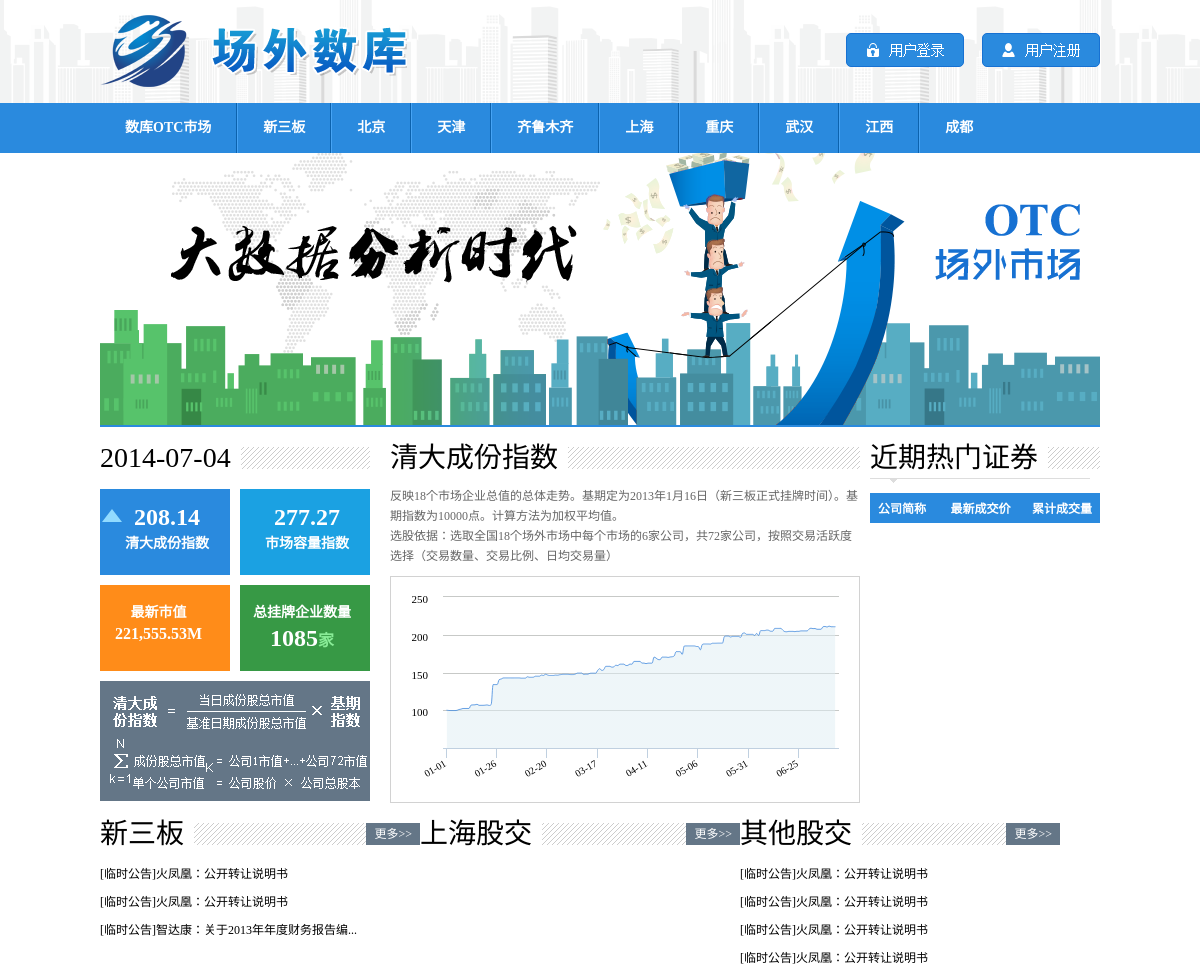
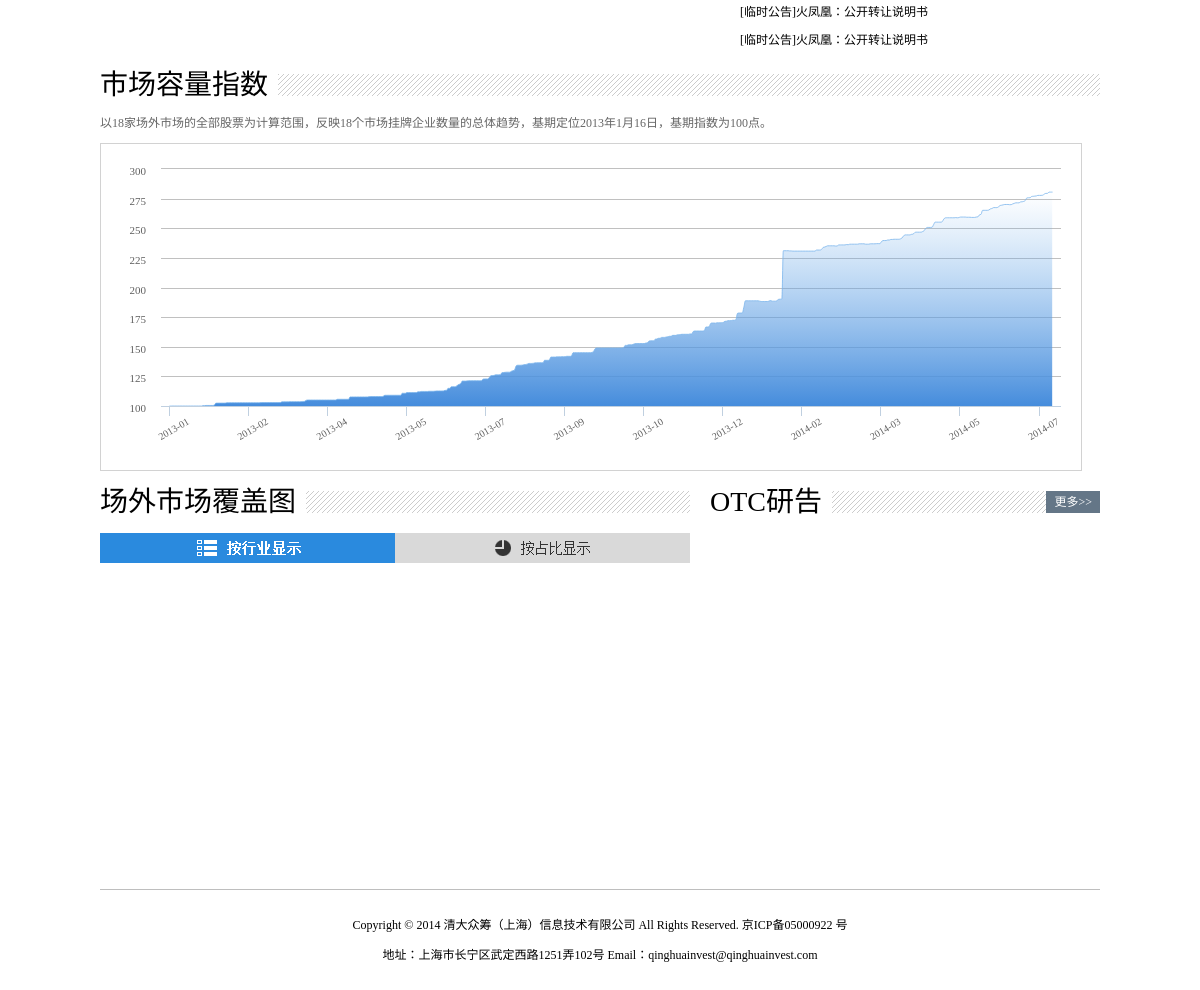
The app's page /, older data (2 pictures, top to bottom).
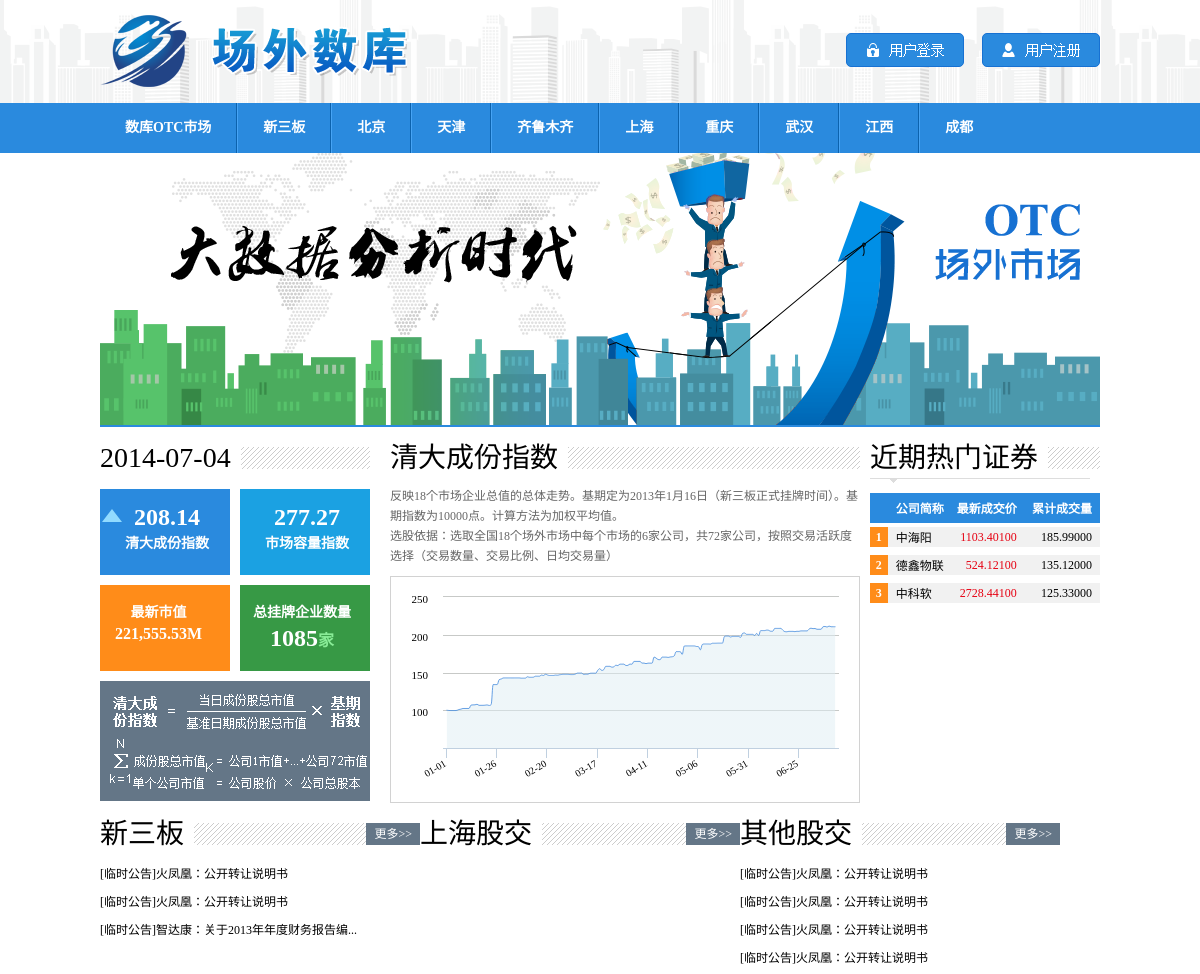
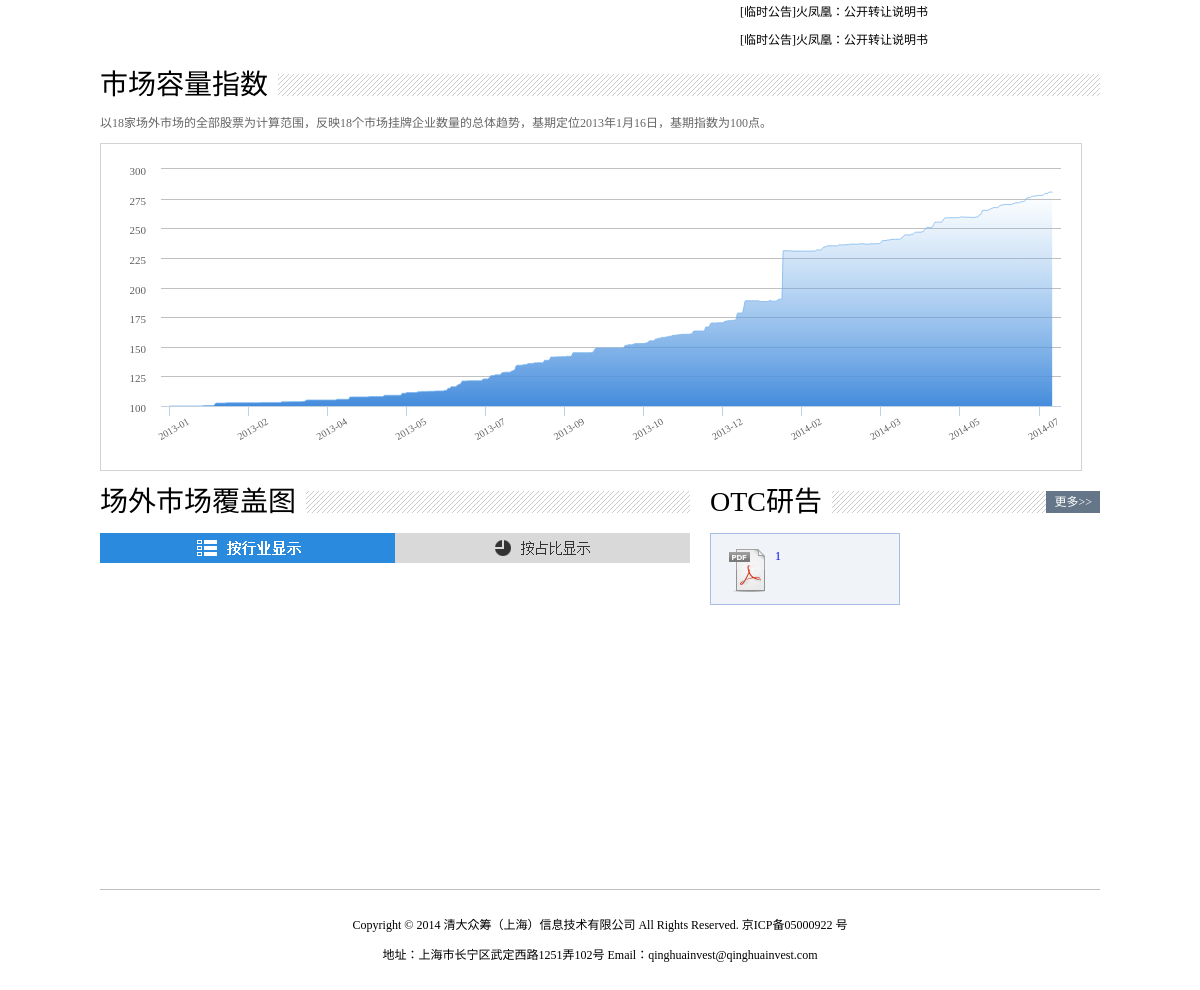
The same page, newer data (2 pictures, top to bottom).
### otc/models.py (models this page shows, shortened)
class otc_new(models.Model):
	new_region = models.ForeignKey(region,verbose_name='市场')
	new_code = models.CharField(max_length = 30,verbose_name='编号')
	new_title = models.CharField(max_length = 100,verbose_name='标题')
	new_url = models.CharField(max_length = 300,verbose_name='URL')
	new_date = models.DateField(verbose_name='公布日期')
	class Meta:
		verbose_name = 'OTC公告'
		verbose_name_plural = 'OTC公告'

class otc_hot(models.Model):
	hot_sort = models.IntegerField(default=0,verbose_name="热度")
	hot_company = models.CharField(max_length=30,verbose_name="公司简称")
	hot_trans = models.DecimalField(max_digits=15,decimal_places=5,verbose_name="最新成交价")
	hot_sum_trans = models.DecimalField(max_digits=15,decimal_places=5,verbose_name="累计成交量")
	class Meta:
		verbose_name = '近期热门证券'
		verbose_name_plural = '热门证券'

class otc_study(models.Model):
	stu_code = models.CharField(max_length = 30,verbose_name='编号')
	stu_title = models.CharField(max_length = 100,verbose_name='标题')
	stu_url = models.FileField(verbose_name='文件',upload_to='pdf')
	stu_date = models.DateField(verbose_name='日期')
	class Meta:
		verbose_name = 'OTC研告'
		verbose_name_plural = 'OTC研告'

### otc/views.py (the view)
# urls.py: url(r'^$', views.index, name='index'),
def index(request):
	otc_new_list_sanban = otc_new.objects.filter(new_region__reg_name__exact='新三板')[:7]
	otc_new_list_shanghai = otc_new.objects.filter(new_region__reg_name__exact='上海')[:7]
	otc_new_list_other = otc_new.objects.exclude(new_region__reg_name__exact='上海').exclude(new_region__reg_name__exact='新三板')[:7]
	otc_hot_list = otc_hot.objects.order_by('-hot_sum_trans')[:10]
	otc_study_list = otc_study.objects.order_by('stu_date')[:8]
	context = {'otc_new_list_sanban':otc_new_list_sanban,'otc_new_list_shanghai':otc_new_list_shanghai,'otc_new_list_other':otc_new_list_other,'otc_hot_list':otc_hot_list,'otc_study_list':otc_study_list}
	return render(request,'otc/index.html',context)

### templates/otc/index.html (shortened to what this page needs)
{% extends "otc/base.html" %}
{% load staticfiles %}
{% block body_block %}
<div class="wrap banner"></div>
<div class="wrap level1">
	<div class="left news">
    	<div class="titlebg">
        	<span class="title">2014-07-04</span>
        </div>
        <div class="content">
        	<div class="left newblock zh">
            	<div style="left: 25px; position: absolute; top: 15px;">
            	<p class="fontsize1">208.14</p>
                <p class="fontsize2">清大成份指数</p>
                </div>
            </div>
            <div class="left newblock gm">
            	<div style="left: 25px; position: absolute; top: 15px;">
            	<p class="fontsize1">277.27</p>
                <p class="fontsize2">市场容量指数</p>
                </div>
            </div>
            <div class="left newblock zx">
            	<div style="left: 15px; position: absolute; top: 15px;">
            	<p class="fontsize2">最新市值</p>
                <p class="fontsize3">221,555.53M</p>
                </div>
            </div>
            <div class="left newblock zgp">
            	<div style="left: 13px; position: absolute; top: 15px;">
            	<p class="fontsize2">总挂牌企业数量</p>
                <p class="fontsize1">1085<span>家</span></p>
                </div>
            </div>
            <div class="left formula"><img src="{% static 'images/formula.png'%}" /></div>
        </div>
    </div>
    <div class="left leftgap composite">
    	<div class="titlebg"><span class="title">清大成份指数</span></div>
        <div class="content">
            <p>反映18个市场企业总值的总体走势。基期定为2013年1月16日（新三板正式挂牌时间）。基期指数为10000点。计算方法为加权平均值。
                <br>选股依据：选取全国18个场外市场中每个市场的6家公司，共72家公司，按照交易活跃度选择（交易数量、交易比例、日均交易量）</p>
            <div class="chart">
                <div id="otc_general_line" ></div>
            </div>
        </div>
    </div>
    <div class="right hots">
    	<div class="titlebg"><span class="title">近期热门证券</span></div>
        <div class="titleline"></div>
        <div class="content">
        	<table>
            	<tr><th></th><th class="tleft">公司简称</th><th class="tright">最新成交价</th><th class="tright">累计成交量</th></tr>
                {% for otc_hot in otc_hot_list%}
                    <tr><td>{{forloop.counter}}</td><td class="tleft">{{otc_hot.hot_company}}</td><td class="tright red">{{otc_hot.hot_trans}}</td><td class="tright">{{otc_hot.hot_sum_trans}}</td></tr>
                {% endfor %}
            </table>
        </div>
    </div>
</div>
<div class="clearfix"></div>
<div class="wrap level2">
	<div class="left otc">
    	<div class="titlebg">
        	<span class="title">新三板</span>
            <span class="right"><a href="javascript:;">更多&gt;&gt;</a></span>
        </div>
        <div class="content">
        	<ul>
                {% for news in otc_new_list_sanban%}
                    {% if news.new_title|length > 26 %}
                        <li><a href="{{news.new_url}}">{{news.new_title|slice:"24"}}...</a></li>
                    {% else %}
                        <li><a href="{{news.new_url}}">{{news.new_title}}</a></li>
                    {% endif %}
                {% endfor %}
            </ul>
        </div>
    </div>
    <div class="left otc">
        <div class="titlebg">
            <span class="title">上海股交</span>
            <span class="right"><a href="javascript:;">更多&gt;&gt;</a></span>
        </div>
    </div>
    <div class="left otc">
        <div class="titlebg">
            <span class="title">其他股交</span>
            <span class="right"><a href="javascript:;">更多&gt;&gt;</a></span>
        </div>
        <div class="content">
            <ul>
                {% for news in otc_new_list_other%}
                    {% if news.new_title|length > 26 %}
                        <li><a href="{{news.new_url}}">{{news.new_title|slice:"24"}}...</a></li>
                    {% else %}
                        <li><a href="{{news.new_url}}">{{news.new_title}}</a></li>
                    {% endif %}
                {% endfor %}
            </ul>
        </div>
    </div>
</div>
<div class="clearfix"></div>
<div class="wrap level3">
	<div class="left degree">
    	<div class="titlebg">
        	<span class="title">市场容量指数</span>
        </div>
        <div class="content">
                <p>以18家场外市场的全部股票为计算范围，反映18个市场挂牌企业数量的总体趋势，基期定位2013年1月16日，基期指数为100点。</p>
            <div class="left chart">
                <div id="industry_line" style="min-width: 960px; height: 296px; margin: 0 auto"></div>
            </div>
        </div>
    </div>
</div>
<div class="clearfix"></div>
<div class="wrap level4">
	<div class="left cover">
    	<div class="titlebg">
        	<span class="title">场外市场覆盖图</span>
        </div>
        <div class="content">
        	<input type="button" value="" data="trade" class="trade tradehover" />
            <input type="button" value="" data="ratio" class="ratio" />
            <div class="left chart" id="trade">
                <div id="industry_column" style="min-width: 590px; height: 296px; margin: 0 auto"></div>
            </div>
        </div>
    </div>
    <div class="left otcreport">
    	<div class="titlebg">
        	<span class="title">OTC研告</span>
            <span class="right"><a href="javascript:;">更多&gt;&gt;</a></span>
        </div>
        <div class="content">
        	<ul>
                {% for otc_study in otc_study_list %}
                    <li><p><a href="media/{{otc_study.stu_url}}">{{otc_study.stu_title}}</a></p></li>
                {% endfor %}
            </ul>
        </div>
    </div>
</div>
<div class="clearfix"></div>
{% endblock %}

### templates/otc/base.html (shortened to what this page needs)
<!DOCTYPE html PUBLIC "-//W3C//DTD XHTML 1.0 Transitional//EN" "http://www.w3.org/TR/xhtml1/DTD/xhtml1-transitional.dtd">
{% load staticfiles %}
<html xmlns="http://www.w3.org/1999/xhtml">
<head>
<link href="{% static 'css/style.css'%} " rel="stylesheet" charset="utf-8"/>
</head>
<body>
<div class="header">
	<div class="wrap logobar">
    	<div class="left logo">
        	<img src="{% static 'images/logo.png'%}" />
        </div>
        <div class="right userbar">
        	<div class="inline btn" style="margin-right:15px;"><img src="{% static 'images/login_btn.png'%}" title="登录" /></div>
            <div class="inline btn"><img src="{% static 'images/reg_btn.png'%}" title="注册" /></div>
        </div>
    </div>
    <ul class="wrap navibar">
    	<li><a href="javascript:;">数库OTC市场</a></li>
        <li><a href="javascript:;">新三板</a></li>
        <li><a href="javascript:;">北京</a></li>
        <li><a href="javascript:;">天津</a></li>
        <li><a href="javascript:;">齐鲁木齐</a></li>
        <li><a href="javascript:;">上海</a></li>
        <li><a href="javascript:;">重庆</a></li>
        <li><a href="javascript:;">武汉</a></li>
        <li><a href="javascript:;">江西</a></li>
        <li><a href="javascript:;">成都</a></li>
    </ul>
</div>
{% block body_block %}
{% endblock %}
<div class="wrap footer">
	<p>Copyright &copy; 2014 清大众筹（上海）信息技术有限公司 All Rights Reserved.  京ICP备05000922 号</p>
	<p>地址：上海市长宁区武定西路1251弄102号 Email：qinghuainvest@qinghuainvest.com</p>
</div>
</body>
</html>

### static/css/style.css (style rules this page uses)
* { padding:0; margin:0; font-size:12px; font-family:SimSun,'Microsoft YaHei'; text-decoration:none; border:none; list-style:none; }
.left { float:left; }
.right { float:right; }
.tleft { text-align:left; }
.tright { text-align:right; }
.red { color:#e60012; }
.leftgap { margin-left:20px; }
.inline { display:inline-block; }
.clearfix { clear:both; height:20px; }
.btn { background-color:#2a8ade; border:1px solid #1771d2; border-radius:5px; cursor:pointer; }
.wrap { width:1000px; margin:0 auto; }
.titlebg { background:url(../images/title_bg.png) right bottom repeat-x; }
.titlebg .title { padding-right:10px; line-height:22px; background:#FFF;font-size:28px; color:#000; font-family:'Microsoft YaHei'; font-weight:500; }
.header { background:url(../images/header_bg.png) top center no-repeat #2a8ade; width:100%; height:153px; }
.header .logobar { height:103px; }
.header .logobar .logo { margin-top:15px; }
.header .logobar .userbar { margin-top:33px; }
.header .navibar { height:50px; line-height:50px; overflow:hidden; }
.header .navibar li { float:left;border-left:1px solid #47a4f5; border-right:1px solid #0c62ad; }
.header .navibar li:first-child { border-left:none; }
.header .navibar li:last-child { border-right:none; }
.header .navibar li a { color:#fff; font-weight:600; font-size:14px; height:50px; display:inline-block; padding:0 25px; }
.banner { background:url(../images/banner.png) center center no-repeat; height:274px; }
.level1 { margin-top:20px; }
.news { width:270px; }
.composite { width:470px; }
.hots { width:230px; }
.level1 .newblock { width:130px; height:86px; color:#fff; text-align:center; font-weight:600; position:relative; }
.level1 .zh { margin-top:20px; background:url(../images/up.png) 2px 20px no-repeat #2a8ade; }
.level1 .gm { background-color:#1ba1e2; margin:20px 0 0 10px; }
.level1 .zx { background-color:#ff8c19; margin:10px 0 0 0; }
.level1 .zgp { background-color:#379945; margin:10px 0 0 10px; }
.level1 .formula { margin-top:10px; }
.fontsize1 { font-size:24px; }
.fontsize2 { font-size: 14px; line-height: 25px; }
.fontsize3 { font-size:16px; }
.fontsize1 span { color:#89ec97; font-size:16px; }
.composite .content p { line-height:20px; color:#666; margin-top:17px; }
.composite .content .chart { border:1px solid #d2d2d2; margin-top:10px; padding:10px; }
.hots .titleline { background:url(../images/title_line.png) top left no-repeat; margin:9px 0 10px; width:220px; height:5px; }
.hots .content table { border-collapse:collapse; border-spacing:0; width:100%; }
.hots .content table th { background-color:#2a8ade; height:30px; color:#fff; border-collapse:collapse; border-spacing:0; }
.hots .content table td { height:28px;background:url(../images/td_bg.png) center center repeat-x; }
.hots .content table td:first-child { padding:0 5px; text-align:center;background:url(../images/td_bg_no.png) center center repeat-x; color:#fff; font-weight:600; }
.hots .tleft { padding-left:8px; }
.hots .tright { padding-right:8px; }
.otc { width:32%; }
.titlebg .right a { line-height:22px; padding:0 8px; display:inline-block; height:22px; background-color:#647687; color:#fff; }
.otc .content ul { margin-top:15px; }
.otc .content ul li { line-height:28px; color:#000; }
.otc .content ul li a { color:#000; }
.degree { width:100%; }
.degree .content .chart { border:1px solid #d2d2d2; margin-top:10px; padding:15px 10px; }
.degree .content p { line-height:20px; color:#666; margin-top:17px; }
.cover { width:590px; }
.otcreport { width:390px; margin-left:20px; }
.cover input { width:295px; height:30px; border:none; float:left; cursor:pointer; margin:20px 0 10px 0; }
.cover .content .trade { background:url(../images/cover_btn.png) left bottom no-repeat; }
.cover .content .tradehover { background-position:left top; }
.cover .content .ratio { background:url(../images/cover_btn.png) right top no-repeat; }
.otcreport .content ul { margin-top:10px; }
.otcreport .content ul li { width:124px; height:60px; background:url(../images/pdf_ico.png) 18px center no-repeat #f0f3f8; padding-left:64px; display:table-cell; vertical-align:middle; border:1px solid #a8bee3; line-height:25px; padding-top:10px; float:left; margin-top:10px; }
.otcreport .content ul li p { font-size:14px; }
.footer { padding:20px 0; border-top:1px solid #bebebe; }
.footer p { line-height:30px; text-align:center; }

Row changes from the older to the newer data that the page shows:
added otc_hot: hot_company "中海阳", hot_trans "1103.40100", hot_sum_trans "185.99000"
added otc_hot: hot_company "德鑫物联", hot_trans "524.12100", hot_sum_trans "135.12000"
added otc_hot: hot_company "中科软", hot_trans "2728.44100", hot_sum_trans "125.33000"
added otc_study: stu_title "1"
